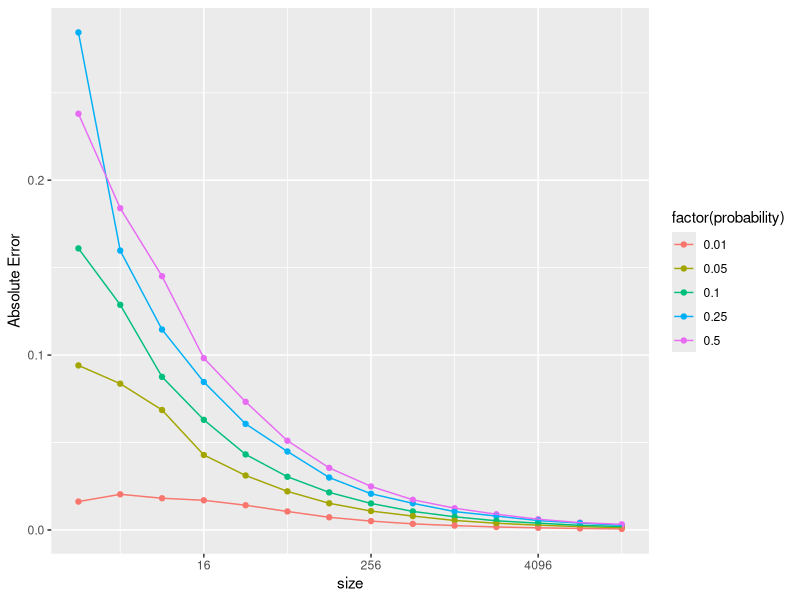
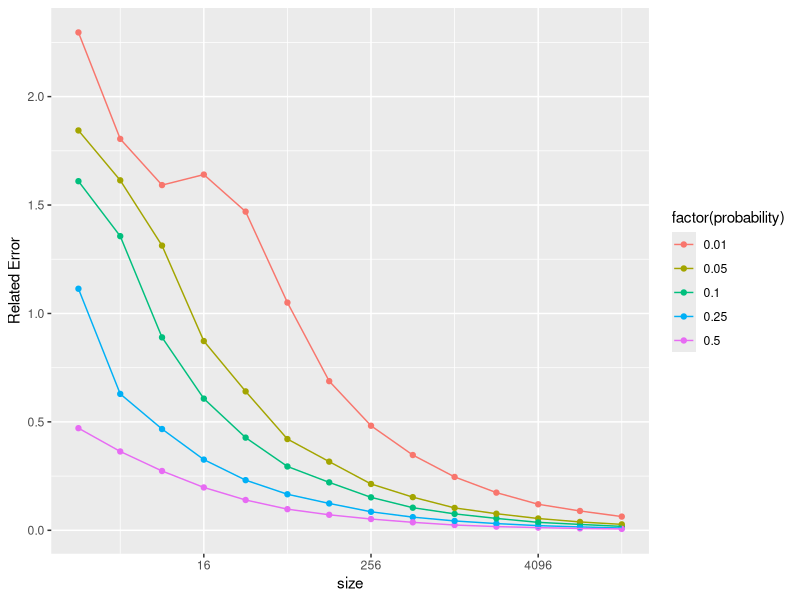

R code for these plots, in order:
## ---- chunk 1
require(tidyverse)
library(ggplot2)
require(scales)

## ---- chunk 2
  size<-NULL
  size[1]<-2
  for(i in 2:14)(
  size[i]=size[i-1]*2
 )
  size
  
  
  probability<-c(0.01, 0.05, 0.10, 0.25, 0.50)
  probability
## ---- chunk 3
 data<-data.frame(size = rep(size, length(probability)), probability = rep(probability, length(size)), Abs_Error = rep(NA, length(probability) * length(size)),Rel_Error = rep(NA, length(probability) * length(size)))

for (i in 1:nrow(data)) {
  size =data$size[i] 
  probability = data$probability[i]
  Abs=mean(abs((rbinom(1000, size, probability) / size) - probability))
  Rel= mean(abs((rbinom(1000, size, probability) / size) - probability) / probability)
  data[i, "Abs_Error"] = Abs
  data[i, "Rel_Error"] = Rel
}
set.seed(30)
data

## ---- chunk 4
ggplot(data, aes(size, Abs_Error, color = factor(probability))) + 
  geom_point() +
  geom_line(aes(group = probability)) + 
  scale_x_continuous(trans = "log2") +
  ylab("Absolute Error")

ggplot(data, aes(size, Rel_Error, color = factor(probability))) + 
  geom_point() +
  geom_line(aes(group = probability)) + 
  scale_x_continuous(trans = "log2") +
  ylab("Related Error")
